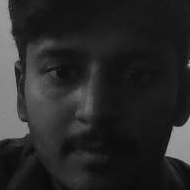
#> input picture dataset/User.1.1.jpg, 190 x 190 px, given in place of the camera
$ jupyter execute --allow-errors 'Face Recognition.ipynb'   (shell and % lines are left out)
#> lines starting #> are read from the running program, lines starting #| are printed output that depends on the picture; pictures that were not available may be replaced by others from this repository, and a replacement may not be noted
[cell 1]
import numpy as np
import pandas as pd
import time
import matplotlib.pyplot as plt
import cv2
from sklearn.preprocessing import LabelEncoder

[cell 2]
import cv2
import os
import splitfolders

cam = cv2.VideoCapture(0)
cam.set(3, 640) # set video width
cam.set(4, 480) # set video height

face_detector = cv2.CascadeClassifier('C:/Users/Dr.K.Latha.MD/Downloads/project/haarcascade_frontalface_default.xml')

# For each person, enter one numeric face id
face_id = input('\n enter user id end press <return> ==>  ')
face__name = input("\n enter user name end press <return> ==>  ")

out_path = "C:/Users/Dr.K.Latha.MD/review3_org_/data/"
path1 = os.path.join(out_path, face__name)
os.mkdir(path1)

print("\n [INFO] Initializing face capture. Look the camera and wait ...")
# Initialize individual sampling face count
count = 0

fourcc = cv2.VideoWriter_fourcc(*'XVID')
out = cv2.VideoWriter('live.avi',fourcc, 20.0, (640,480))

while(True):

    ret, img = cam.read()
#> img is the input picture: shape (190, 190, 3); min 6, max 169, mean 40.5

    if ret==True:
        out.write(img)

    img = cv2.flip(img, 1) # flip video image vertically
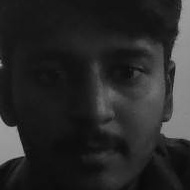
#> img: shape (190, 190, 3); min 6, max 169, mean 40.5
    gray = cv2.cvtColor(img, cv2.COLOR_BGR2GRAY)
    faces = face_detector.detectMultiScale(gray, 1.3, 5)
#> faces = ()

    for (x,y,w,h) in faces:

        #cv2.rectangle(img, (x,y), (x+w,y+h), (255,0,0), 2)
        count += 1

        # Save the captured image into the datasets folder
        #out_path = 'C:/Users/Dr.K.Latha.MD/review2_org/frames'
        #out_path = 'C:/Users/Dr.K.Latha.MD/review3_org_/'+ face__name

        frame_name = 'User.'+str(face_id)+ '.' + str(count) +'.jpg'
        cv2.imwrite(os.path.join(path1, frame_name), img)

        cv2.imwrite("dataset/User." + str(face_id) + '.' + str(count) + ".jpg", gray[y:y+h,x:x+w])

        cv2.imshow('image', img)
#> this loop made 0 passes
#> after the loop, count = 0

    k = cv2.waitKey(100) & 0xff # Press 'ESC' for exiting video
#> (key Esc is pressed here)
    if k == 27:
        break
    elif count >= 64: # Take 64 face sample and stop video
         break

# Do a bit of cleanup
splitfolders.ratio('data/', output="output", seed=1337, ratio=(.8, 0.2))
#> (this line was passed over: splitfolders is not available in this run)
print("\n [INFO] Exiting Program and cleanup stuff")
cam.release()
out.release()
cv2.destroyAllWindows()


$ run again, on dataset/User.1.10.jpg
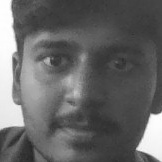
#> input picture dataset/User.1.10.jpg, 162 x 162 px, given in place of the camera
#> img is the input picture: shape (162, 162, 3); min 37, max 255, mean 102.4
#> `img = cv2.flip(img, 1)`:
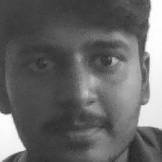
#> img: shape (162, 162, 3); min 37, max 255, mean 102.4
#> faces = [[6, 7, 151, 151]]
#> the loop `for (x,y,w,h) in faces:` made 1 pass
#> (x, y, w, h, count, frame_name) on pass 1: (6, 7, 151, 151, 1, 'User..1.jpg')
#> pass 1, `cv2.imwrite("dataset/User." + str(face_id) + '.' + str(count) + ".jpg"..`:
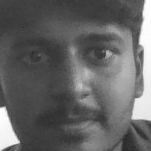
#> saved as User..1.jpg: shape (151, 151); min 39, max 255, mean 99.8
#> after the loop `for (x,y,w,h) in faces:`: count = 1
